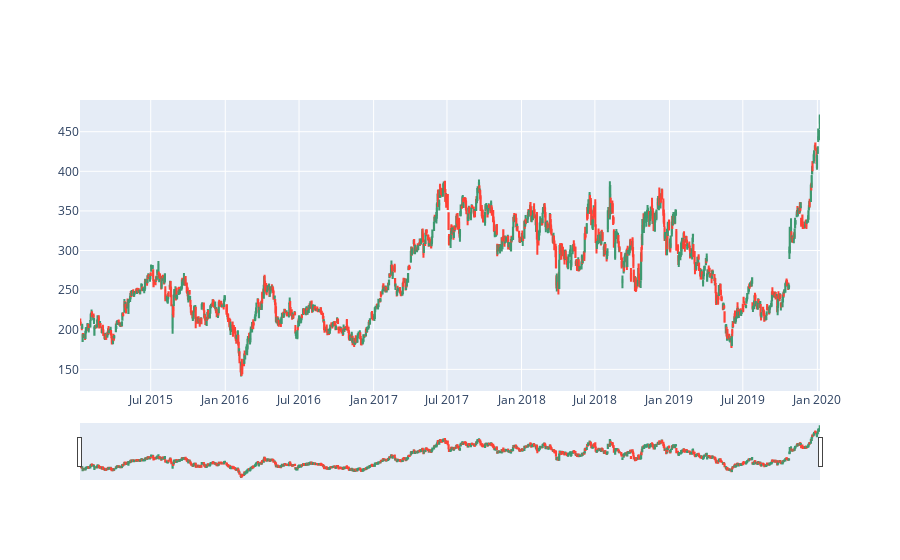

Write notebook code for a chart like this one.
### Code cell
fig = go.Figure(data=[go.Candlestick(x=Tesla.index,
                open=Tesla['Open'],
                high=Tesla['High'],
                low=Tesla['Low'],
                close=Tesla['Close'])])

fig.show()

### Figure 1 — Plotly figure (JSON) as saved in the notebook; plotly's stock layout.template omitted (floating-point values rounded to 4 significant figures; data arrays with more than 128 entries replaced by an {"elided": "..."} marker saying what was removed)
{"data": [{"close": {"elided": "1258 float values"}, "high": {"elided": "1258 float values"}, "low": {"elided": "1258 float values"}, "open": {"elided": "1258 float values"}, "type": "candlestick", "x": {"elided": "1258 str values"}}], "layout": {}}
